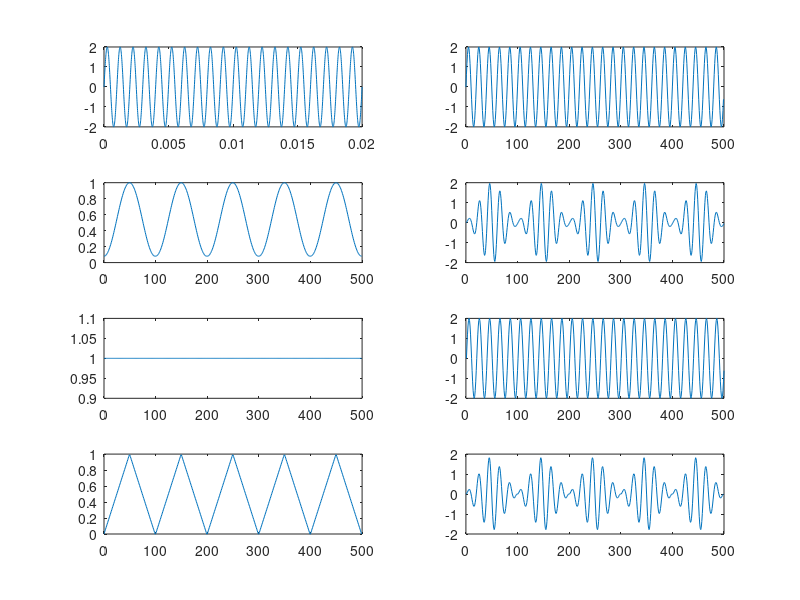

The MATLAB script that drew this image:
% x(t) = 2 sin 2pi 1000 t

clc;
clear all;

% sin wave
a = 2;
f = 1000;

t = 0:0.00001:.02;
y = a * sin ( 2 * pi * t * f);

hold on
subplot(4,2,1);
plot(t, y);

% discrete signal
N = 500;
n = 0:N-1;
fs = 20 * f;

y = a * sin ( 2 * pi * (f/fs) * n)
subplot(4,2,2);
plot(n, y);


% hamming window
N_temp = 100;
n_temp = 0:N_temp-1;

hw = 0.54 - 0.46 * cos ((2 * pi * n_temp) / (N_temp-1));
pad_hw = [hw hw hw hw hw]
subplot(4,2,3);
plot(n,pad_hw)



% multiply with hamming
yw = y .* pad_hw;
subplot(4,2,4)
plot(yw)

% recangular window
rw=[ones(1,100) ones(1,100) ones(1,100) ones(1,100) ones(1,100)]
subplot(4,2,5)
plot(n,rw);

% multiply with rectangular window
yw = y .* rw;

subplot(4,2,6)
plot(yw)


% triangular window
N_temp = 100;
n_temp = 0:N_temp-1;
tw  = 1 - (abs(2*n_temp - N_temp + 1)/(N_temp-1))  
pad_tw = [tw tw tw tw tw]
subplot(4,2,7);
plot(n,pad_tw)


% multiply with triangular window
yw = y .* pad_tw;

subplot(4,2,8)
plot(n,yw)
